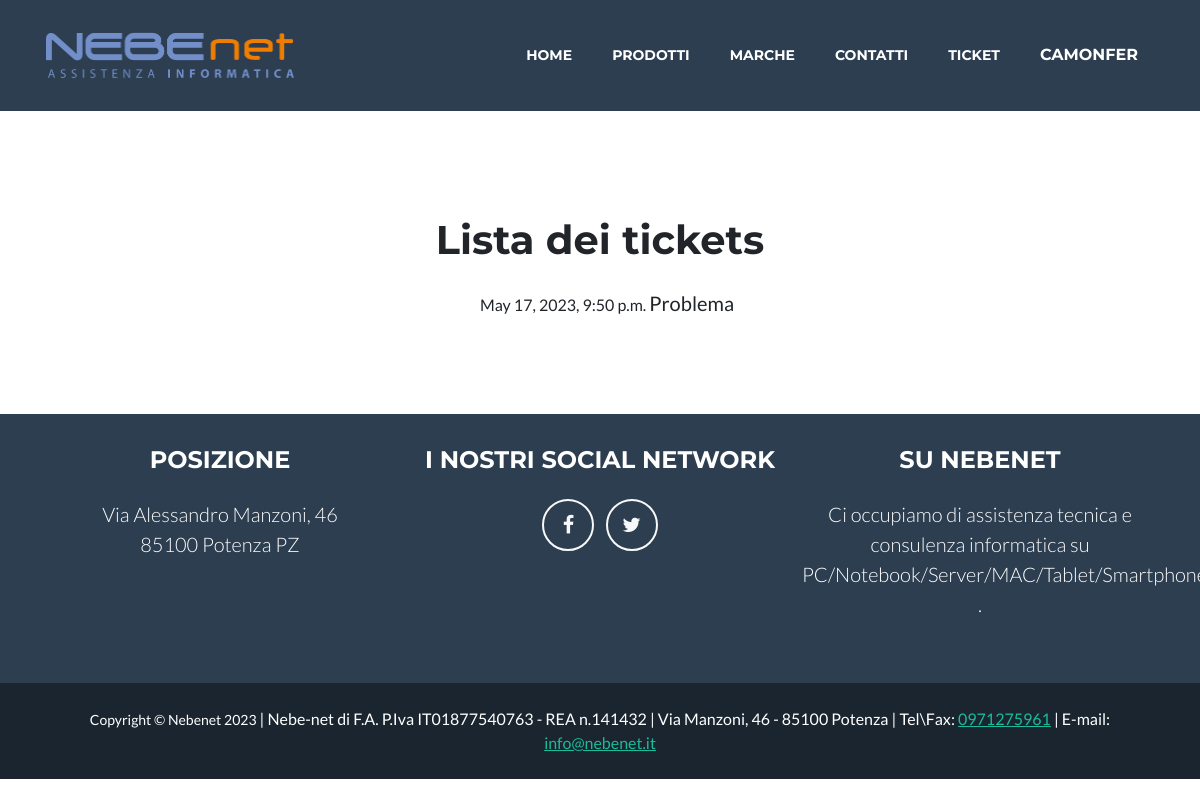
Page /ticket/ (signed in) on the committed database.
### nebenet_app/models.py (models this page shows, shortened)
class User(AbstractUser):
    email = models.EmailField(unique=True)
    image = models.ImageField(upload_to ='img/')
    date = models.DateTimeField(auto_now=True)

class Ticket(models.Model):
    ti_user = models.ForeignKey(settings.AUTH_USER_MODEL, on_delete=models.CASCADE)
    ti_mail = models.EmailField('Contatto email*',blank=False)
    ti_title = models.CharField('Titolo*',max_length=1000, blank=False)
    Problema = models.TextField('Descrivi il tuo problema*',max_length=1000, blank=False)
    ti_img = models.ImageField('Aggiungi uno screenshot (facoltativo)',blank=True)
    ti_personal = models.BooleanField("Trattamento dei dati personali(Obbligatorio)*",blank=False)
    ti_time = models.DateTimeField(auto_now=True)

### nebenet_app/views.py (the view)
# urls.py: path('ticket/', Ticket_List.as_view(), name="tickets"),
class Ticket_List(ListView):
    model = Ticket
    def get_queryset(self):
        if self.request.user.is_staff:
            resultado=Ticket.objects.all()
        else:
            resultado=Ticket.objects.filter(ti_user=self.request.user)
        return resultado

### nebenet_app/templates/nebenet_app/ticket_list.html (shortened to what this page needs)
{% extends 'base.html' %}
{% block content %}
{% load static %}
<header class="masthead">
</header>
<center>
<p class="adminpro"><h1>Lista dei tickets</h1>
        <ul class="tickets">
            {% for ticket in object_list %}
            <li class="nostyle"> {{ ticket.ti_time }} <a class="singleticket" href="{{ ticket.pk }}">{{ ticket.ti_title }}</a></li>
            {% endfor %}
        </ul>
        </center>
{% endblock %}

### nebenet_app/templates/base.html (shortened to what this page needs)
<!DOCTYPE html>
{% load static %}
<html lang="en">
    <head>
        <link rel="stylesheet" href="https://cdnjs.cloudflare.com/ajax/libs/font-awesome/4.7.0/css/font-awesome.min.css">
        <link href="/static/css/styles.css" rel="stylesheet" />
    </head>
    <body id="page-top">
        <nav class="navbar navbar-expand-lg bg-secondary text-uppercase fixed-top" id="mainNav">
            <div class="container">
                <a class="navbar-brand" href="{% url 'index' %}"><img class="logomain" src="/static/assets/img/logo.png" alt="..." /></a>
                <div class="collapse navbar-collapse" id="navbarResponsive">
                    <ul class="navbar-nav ms-auto">
                        <li class="nav-item mx-0 mx-lg-1"><a class="nav-link py-3 px-0 px-lg-3 rounded" href="{% url 'index' %}">Home</a></li>
                        {% if request.user.is_staff %}
                        <li class="nav-item mx-0 mx-lg-1">
                            <a class="nav-link py-3 px-0 px-lg-3 rounded" href="{% url 'products_admin_list' %}">Prodotti</a>
                        </li>
                        {% else %}
                        <li class="nav-item mx-0 mx-lg-1">
                            <a class="nav-link py-3 px-0 px-lg-3 rounded" href="{% url 'vitrina' %}">Prodotti</a>
                        </li>
                        {% endif %}
                        <li class="nav-item mx-0 mx-lg-1"><a class="nav-link py-3 px-0 px-lg-3 rounded" href="{% url 'brands' %}">Marche</a></li>
                        <li class="nav-item mx-0 mx-lg-1"><a class="nav-link py-3 px-0 px-lg-3 rounded" href="/company/1/">Contatti</a></li>
                        {% if request.user.is_authenticated %}
                        <li class="nav-item mx-0 mx-lg-1"><a class="nav-link py-3 px-0 px-lg-3 rounded" href="{% url 'tickets_add' %}">Ticket</a></li>
                        <div class="dropdown"><li class="nav-item mx-0 mx-lg-1"><a class="dropbtn nav-link py-3 px-0 px-lg-3 rounded" href="/usuarios/{{ request.user.pk }}">{{ request.user.username }}</a></li>
                            </div>
                        {% endif %}
                    </ul>
                </div>
            </div>
        </nav>
        {% block content %}
        {% endblock %}
        <footer class="footer text-center">
            <div class="container">
                <div class="row">
                    <div class="col-lg-4 mb-5 mb-lg-0">
                        <h4 class="text-uppercase mb-4">Posizione</h4>
                        <p class="lead mb-0">
                            Via Alessandro Manzoni, 46
                            <br />
                            85100 Potenza PZ
                        </p>
                    </div>
                    <div class="col-lg-4 mb-5 mb-lg-0 buttons effect amiens">
                        <h4 class="text-uppercase mb-4">I nostri social network</h4>
                        <a class="btn btn-outline-light btn-social mx-1" href="https://www.facebook.com/nebenetpz/?ref=ts&fref=ts" title="Join us on Facebook"><i class="fa fa-facebook" aria-hidden="true"></i></a>
                        <a class="btn btn-outline-light btn-social mx-1" href="https://twitter.com/nebenet" title="Join us on Twitter"><i class="fa fa-twitter" aria-hidden="true"></i></a>
                    </div>
                    <div class="col-lg-4">
                        <h4 class="text-uppercase mb-4">Su Nebenet</h4>
                        <p class="lead mb-0">
                            Ci occupiamo di assistenza tecnica e consulenza informatica su PC/Notebook/Server/MAC/Tablet/Smartphone
                            .
                        </p>
                    </div>
                </div>
            </div>
        </footer>
        <div class="copyright py-4 text-center text-white">
            <div class="container"><small>Copyright &copy; Nebenet 2023</small> | Nebe-net di F.A. P.Iva IT01877540763 - REA n.141432 | Via Manzoni, 46 - 85100 Potenza | Tel\Fax: <a href="tel:0971275961">0971275961</a> | E-mail:<a href="mailto: info@nebenet.it"> info@nebenet.it</a> </div>
        </div>
    </body>
</html>

### rows in the picture
User: user.username "CAMONFER"
Ticket: ti_time "May 17, 2023, 9:50 p.m.", ti_title "Problema"
